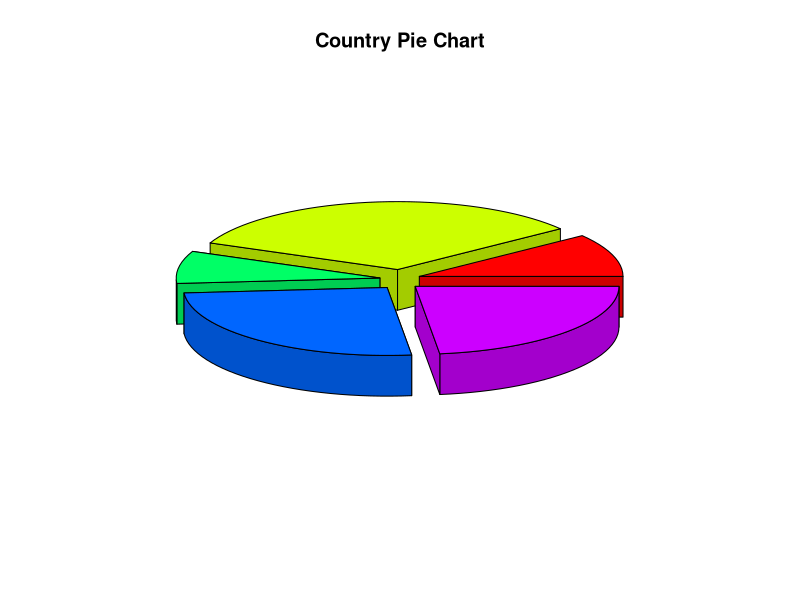
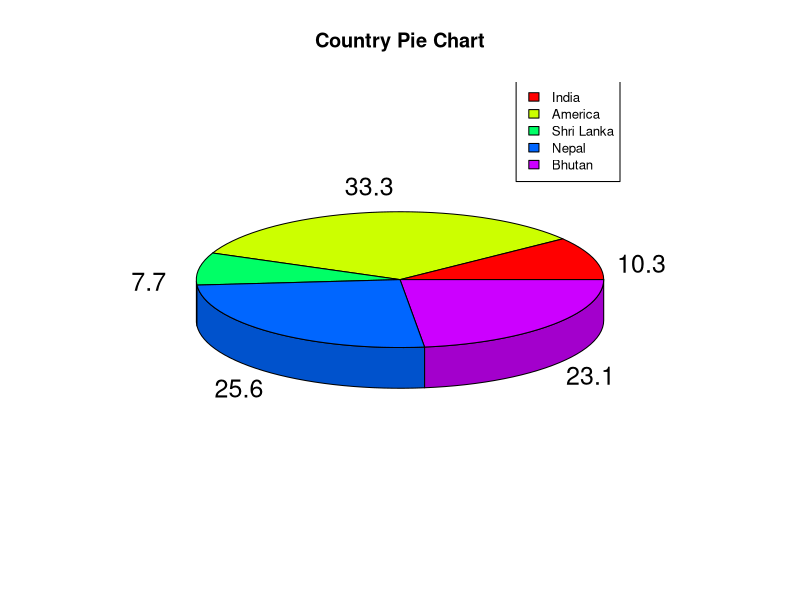
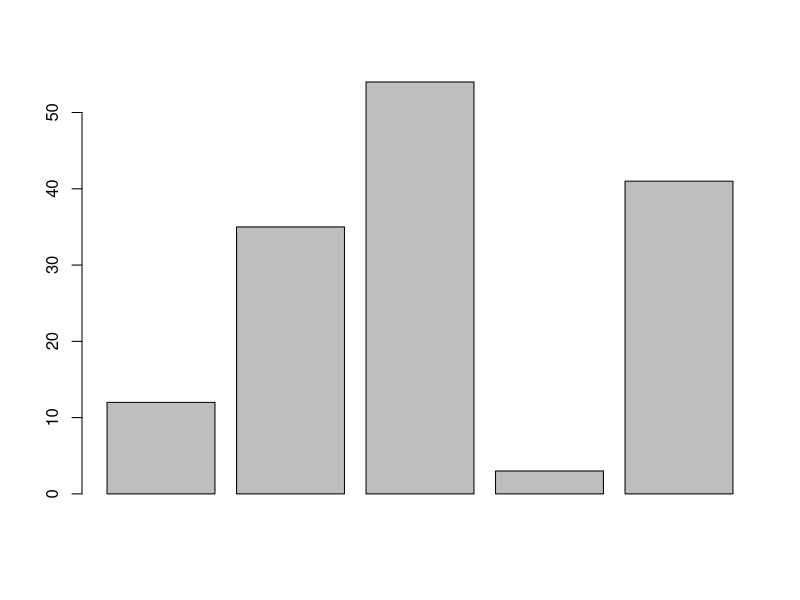
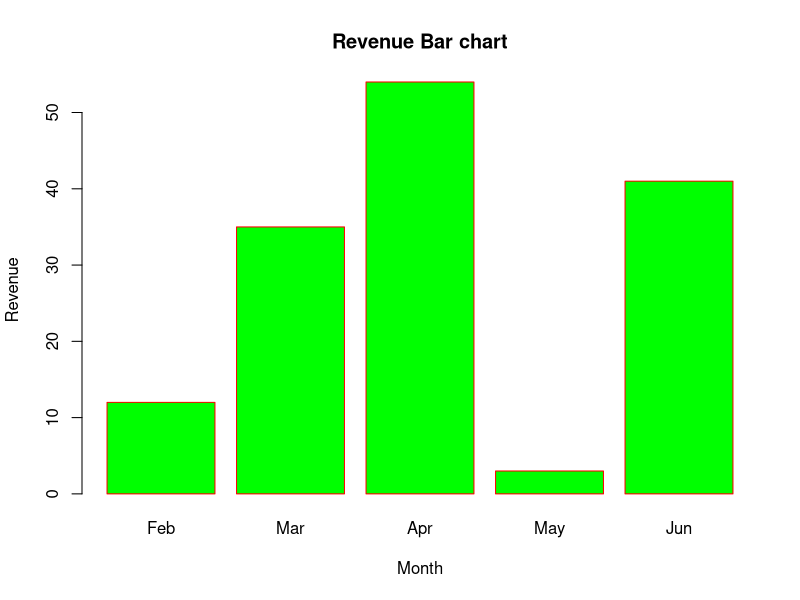
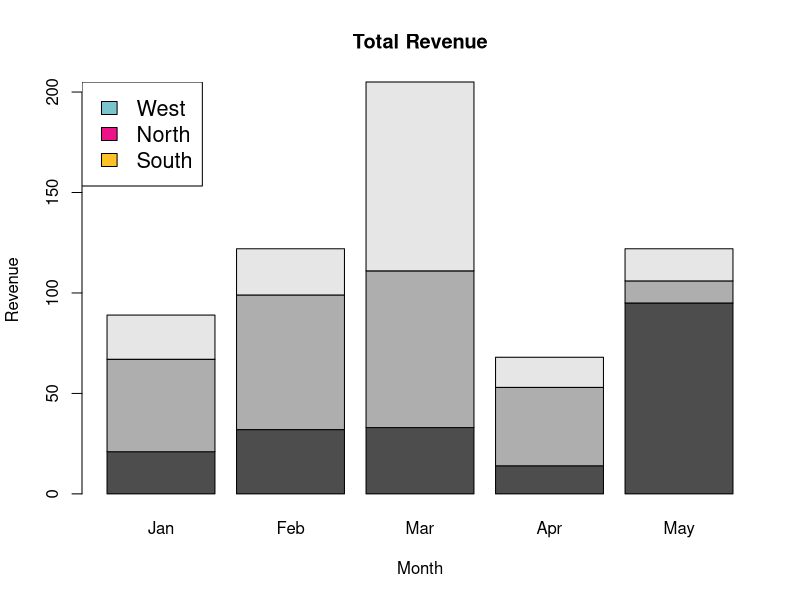
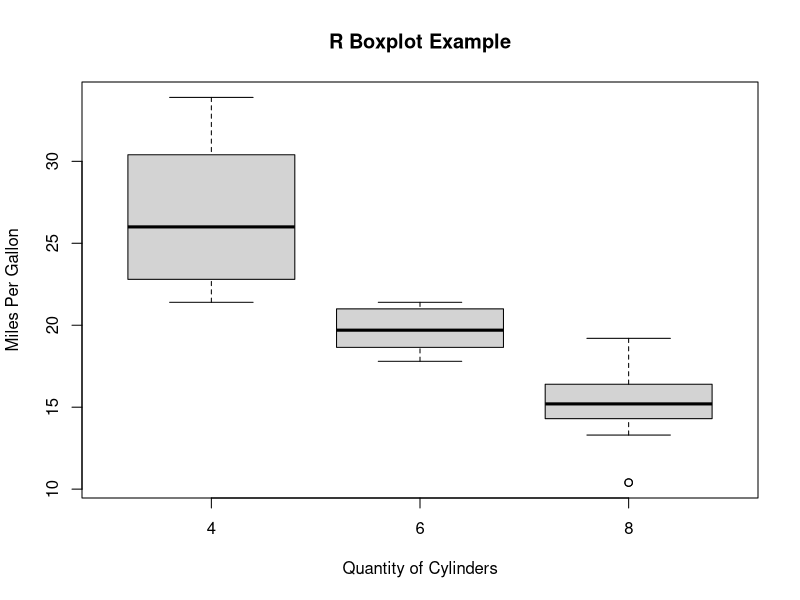
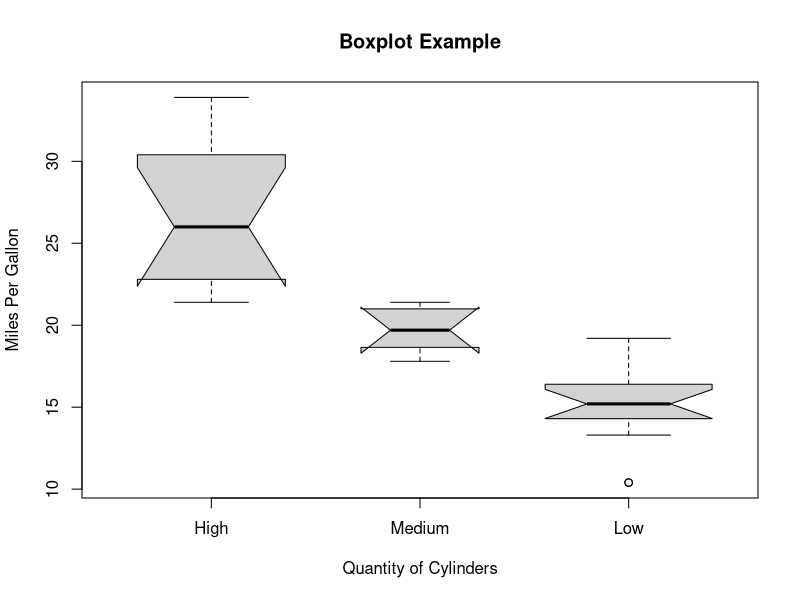

Recreate these plots in R, in order.
library(plotrix)
x <- c(20, 65, 15, 50,45)
labels <- c("India", "America", "Shri Lanka", "Nepal","Bhutan")
png(file = "3d_pie_chart1.jpg")
pie3D(x,labelslabels = labels,explode = 0.1, main = "Country Pie Chart")
dev.off()
library(plotrix)
# Creating data for the graph.
x <- c(20, 65, 15, 50,45)
labels <- c("India", "America", "Shri Lanka", "Nepal","Bhutan")
pie_percent<- round(100*x/sum(x), 1)
# Giving the chart file a name.
png(file = "three_D_pie.jpg")
# Plotting the chart.
pie3D(x, labels = pie_percent, main = "Country Pie Chart",col = rainbow(length(x)))
legend("topright", c("India", "America", "Shri Lanka", "Nepal","Bhutan"), cex = 0.8,
       fill = rainbow(length(x)))
#Saving the file.
dev.off()

# Creating the data for Bar chart
H<- c(12,35,54,3,41)
# Giving the chart file a name
png(file = "bar_chart.png")
# Plotting the bar chart
barplot(H)
# Saving the file
dev.off()

# Creating the data for Bar chart
H <- c(12,35,54,3,41)
M<- c("Feb","Mar","Apr","May","Jun")
# Giving the chart file a name
png(file = "bar_properties.png")
# Plotting the bar chart
barplot(H,names.arg=M,xlab="Month",ylab="Revenue",col="Green",
        main="Revenue Bar chart",border="red")
# Saving the file
dev.off()

library(RColorBrewer)
months <- c("Jan","Feb","Mar","Apr","May")
regions <- c("West","North","South")
# Creating the matrix of the values.
Values <- matrix(c(21,32,33,14,95,46,67,78,39,11,22,23,94,15,16), nrow = 3, ncol = 5, byrow = TRUE)
# Giving the chart file a name
png(file = "stacked_chart.png")
# Creating the bar chart
barplot(Values, main = "Total Revenue", names.arg = months, xlab = "Month", ylab = "Revenue", ccol
        =c("cadetblue3","deeppink2","goldenrod1"))
# Adding the legend to the chart
legend("topleft", regions, cex = 1.3, fill = c("cadetblue3","deeppink2","goldenrod1"))
# Saving the file
dev.off()

# Giving a name to the chart file.
png(file = "boxplot.png")
# Plotting the chart.
boxplot(mpg ~ cyl, data = mtcars, xlab = "Quantity of Cylinders",
        ylab = "Miles Per Gallon", main = "R Boxplot Example")
# Save the file.
dev.off()
png(file = "boxplot_using_notch.png")
# Plotting the chart.
boxplot(mpg ~ cyl, data = mtcars,
        xlab = "Quantity of Cylinders",
        ylab = "Miles Per Gallon",
        main = "Boxplot Example",
        notch = TRUE,
        varwidth = TRUE,
        ccol = c("green","yellow","red"),
        names = c("High","Medium","Low")
)
# Saving the file.
dev.off()
